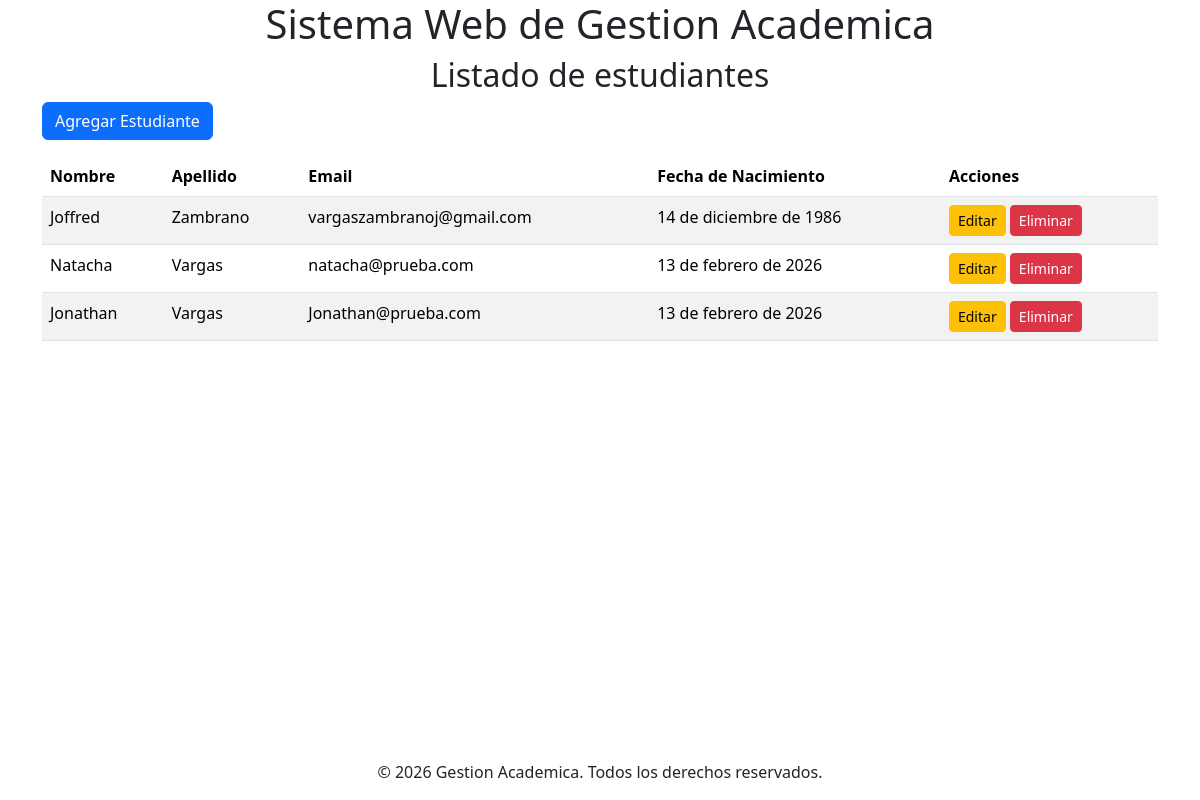
The page /students/ on the database its author committed.
### apps/students/models.py (models this page shows, shortened)
class Student(models.Model):
    first_name = models.CharField(max_length=80)
    last_name = models.CharField(max_length=80)
    email = models.EmailField(unique=True)
    birth_date = models.DateField()

### apps/students/views.py (the view)
# urls.py: path('', views.index, name='course_list'),
def index(requests):
    students = Student.objects.all()
    return render(requests, 'student/student_list.html', {'students': students})

### templates/student/student_list.html (shortened to what this page needs)
{% extends "base.html" %}
{% block content %}
<h2 class="text-center">Listado de estudiantes</h2>
<div class="container">
    <a href="{% url 'create_student' %}" class="btn btn-primary mb-3">Agregar Estudiante</a>
    <table class="table table-striped">
        <thead>
            <tr>
                <th scope="col">Nombre</th>
                <th scope="col">Apellido</th>
                <th scope="col">Email</th>
                <th scope="col">Fecha de Nacimiento</th>
                <th scope="col">Acciones</th>
            </tr>
        </thead>
        <tbody>
            {% for student in students %}
            <tr>
                <td>{{ student.first_name }}</td>
                <td>{{ student.last_name }}</td>
                <td>{{ student.email }}</td>
                <td>{{ student.birth_date }}</td>
                <td>
                    <a href="{% url 'edit_student' student.id %}" class="btn btn-sm btn-warning">Editar</a>
                    <a href="{% url 'delete_student' student.id %}" class="btn btn-sm btn-danger" onclick="return confirm('¿Estás seguro de que deseas eliminar este estudiante?');">Eliminar</a>
                </td>
            </tr>
            {% endfor %}
        </tbody>
    </table>
</div>
{% endblock %}

### rows shown on the page
Student: first_name "Joffred", last_name "Zambrano", email "vargaszambranoj@gmail.com", birth_date "14 de diciembre de 1986"
Student: first_name "Natacha", last_name "Vargas", email "natacha@prueba.com", birth_date "13 de febrero de 2026"
Student: first_name "Jonathan", last_name "Vargas", email "Jonathan@prueba.com", birth_date "13 de febrero de 2026"
